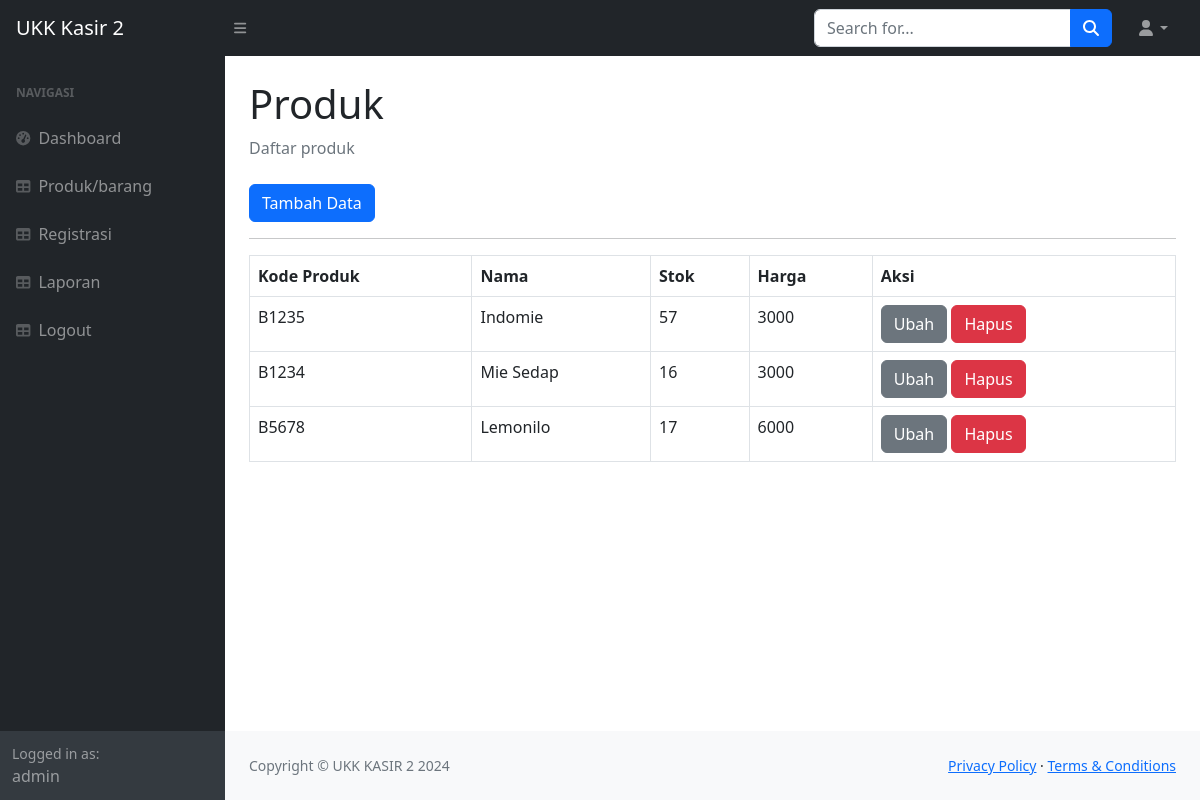
The app's page /index.php?page=produk (signed in) with its own data.
### tables this page shows
CREATE TABLE `produk` (
  `id_produk` int(11) NOT NULL,
  `kode_produk` varchar(20) NOT NULL,
  `nama` varchar(30) NOT NULL,
  `stok` int(11) NOT NULL,
  `harga` decimal(10,0) NOT NULL
);

### produk.php (the view)
<div class="container-fluid px-4">
    <h1 class="mt-4">Produk</h1>
    <ol class="breadcrumb mb-4">
        <li class="breadcrumb-item active">Daftar produk</li>
    </ol>
    <table class="table table-bordered">
        <a href="?page=produk_tambah" class="btn btn-primary">Tambah Data</a>
        <hr>
        <tr>
            <th>Kode Produk</th>
            <th>Nama</th>
            <th>Stok</th>
            <th>Harga</th>
            <th>Aksi</th>
        </tr>
        <?php
        $query = mysqli_query($koneksi, "SELECT * FROM produk");
        while($data = mysqli_fetch_array($query)) {
        ?>
        <tr>
            <td><?php echo $data['kode_produk'];?></td>
            <td><?php echo $data['nama'];?></td>
            <td><?php echo $data['stok'];?></td>
            <td><?php echo $data['harga'];?></td>
            <td>
                <a href="?page=produk_ubah&id=<?php echo $data['id_produk']; ?>" class="btn btn-secondary">Ubah</a>
                <a href="?page=produk_hapus&id=<?php echo $data['id_produk']; ?>" class="btn btn-danger">Hapus</a>
            </td>
        </tr>
        <?php
        }
        ?>
    </table>
</div>

### records on screen
produk: kode_produk "B1235", nama "Indomie", stok "57", harga "3000"
produk: kode_produk "B1234", nama "Mie Sedap", stok "16", harga "3000"
produk: kode_produk "B5678", nama "Lemonilo", stok "17", harga "6000"

### other values on screen
$_SESSION['user']['nama'] "admin"
